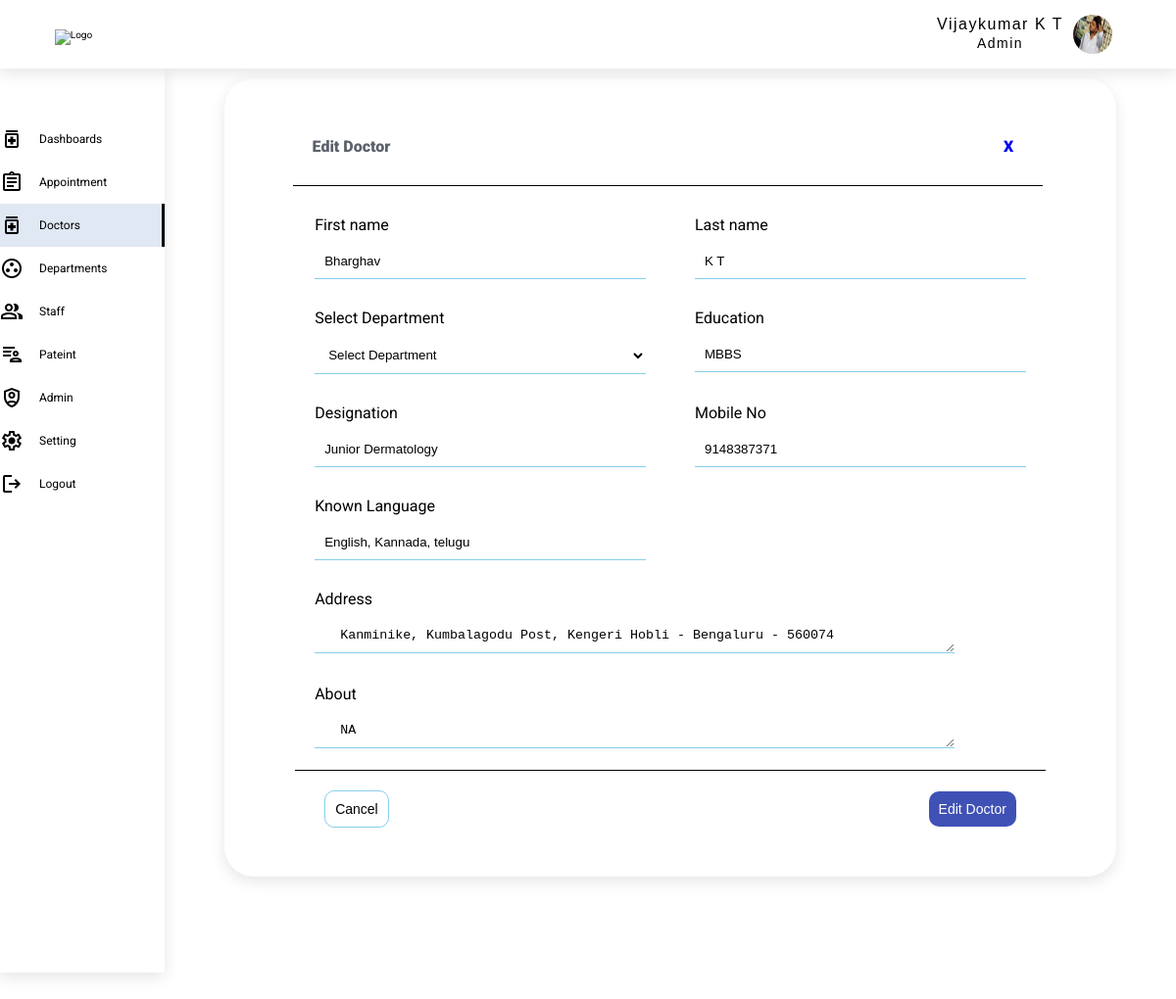
/edit-doctor/2 (signed in), run on the app's committed database.
### authentication/models.py (models this page shows, shortened)
class UserAuthentication(AbstractBaseUser, PermissionsMixin):
    username = models.CharField(max_length=150, unique=True, default='')
    first_name = models.CharField(max_length=150, default='')
    last_name = models.CharField(max_length=150, default='')
    email = models.EmailField(unique=True, default='')
    role = models.CharField(max_length=12, default='')
    gender = models.CharField(max_length=12, default='')
    department = models.ForeignKey(Department, on_delete=models.CASCADE, null=True, related_name='designation_data')
    designation = models.CharField(max_length=100, null=True)
    phone_number = models.CharField(max_length=20, unique=True, default='')
    address = models.CharField(max_length=150, null=True)
    date_of_birth = models.DateField(max_length=15, blank=False, null=True)
    joining_date = models.DateField(max_length=15, blank=False, null=True)
    about = models.TextField(default='', null=True)
    language_known = models.TextField(default='', null=True)
    education = models.TextField(default='', null=True)
    experience = models.CharField(max_length=100,default='', null=True)
    img = models.FileField(upload_to="uploads/", default='')
    account_status = models.CharField(max_length=10, null=True)
    is_superuser = models.BooleanField(default=True)
    is_staff = models.BooleanField(default=True)
    is_active = models.BooleanField(default=True)
    date_joined = models.DateTimeField(default=timezone.now)
    last_login = models.DateTimeField(null=True)
    location = models.CharField(max_length=255, null=True)
    linkedin = models.TextField(max_length=100,default='', null=True)
    license_no = models.CharField(max_length=100,default='', null=True)
    emp_id = models.CharField(max_length=10, default='', null=True)
    objects = ManageAccount()
    USERNAME_FIELD = 'username'
    REQUIRED_FIELDS = ['first_name', 'last_name', 'email', 'role','phone_number', 'account_status']

### doctor_users/decorators.py (the view)
        def wrapper_func(request, *args, **kwargs):
            group = ''
            if request.user.groups.exists():
                group = request.user.groups.all()[0].name
            if group in allowed_roles:
                return view_func(request, *args, **kwargs)
            else:
                return HttpResponse("You don't have access to view or edit this page")

### doctor_users/views.py (called while the page is built, shortened)
@allowed_users(allowed_roles='Admin')
@ensure_csrf_cookie
@cache_control(no_cache=True, must_revalidate=True, no_store=True)
@login_required(login_url='login')
@csrf_protect
def edit_doctor(request, id):
    dept_data = Department.objects.all()
    doctor_data = UserAuthentication.objects.get(pk=id)
    context = {
        'doctor_data': doctor_data,
        'dept_data': dept_data,
        'navbar': 'edit-doctor'
    }
    return render(request, 'doctor/edit_doctor.html', context)

### templates/doctor/edit_doctor.html (shortened to what this page needs)
{% extends 'base.html' %}
{% block content %}
        <div class="form_data">
            <div class="form_primary_heading">
                <h4 class="heading--text">
                    Edit Doctor
                </h4>
                <a href="{% url 'doctor' %}">X</a>
            </div>
            <form action="" method="post" enctype="multipart/form-data">
            <div class="form_input">
                <div class="form-input">
                    <label for="firstname">First name</label>
                    <input type="text" id="firstname" name ="first_name" value="{{doctor_data.first_name}}" autocomplete="off" required>
                </div>
                <div class="form-input">
                    <label for="lastname">Last name</label>
                    <input type="text" id="lastname" name ="last_name" value ="{{doctor_data.last_name}}" autocomplete="off" required >
                </div>
                <div class="form-input">
                    <label for="dept">Select Department</label>
                    <select name="department_id" id="dept">
                           <option>Select Department</option>
                    </select>
                </div>
                <div class="form-input">
                    <label for="education">Education</label>
                    <input type="text" id="education" name ="education"  value ="{{doctor_data.education}}" autocomplete="off" required >
                </div>
                <div class="form-input">
                    <label for="designation">Designation</label>
                    <input type="text" id="designation" name ="designation" value ="{{doctor_data.designation}}" autocomplete="off" required >
                </div>
                <div class="form-input">
                    <label for="phonenumber">Mobile No</label>
                    <input type="text" id="phonenumber" name ="phone_number" value ="{{doctor_data.phone_number}}" autocomplete="off" required >
                </div>
                <div class="form-input">
                    <label for="language_known">Known Language</label>
                    <input type="text" id="education" name ="language_known" value="{{doctor_data.language_known}}" required >
                </div>
                <div class="form-input textarea">
                    <label for="">Address</label>
                    <textarea name="address" id="" cols="10" rows="1" required> {{doctor_data.address}} </textarea>
                </div>
                <div class="form-input textarea">
                    <label for="">About</label>
                    <textarea name="about" id="" cols="10" rows="1" required> {{doctor_data.about}} </textarea>
                </div>
            </div>
            <div class="btn_block btn_department">
                <button type="submit" class="btn btn_cancel"><a href="{% url 'doctor' %}">Cancel</a></button>
                <button type="submit" class="btn btn_submit">Edit Doctor</button>
            </div>
        </form>
 {% endblock %}

### templates/includes/header.html (shortened to what this page needs)
{% load static %}
<header class="header">
    <nav class="navbar">
        <div class="logo_block">
            <img src="" alt="Logo" class="LOGO">
        </div>
        <div class="nav_list">
            <ul class="item">
                <li class="item_list img_list" >
                    <button class="profile_btn profile" id="profile_btn" onclick="myFunction()">
                        <div class="name">
                            {% if user.role == 'Admin' %}
                                <span>{{ user.first_name}} {{user.last_name }} </span>
                                <br>
                                <span class="role">{{ user.role}}</span>
                            {% elif user.role == 'Doctor' %}
                                <span>Dr. {{ user.first_name}} {{user.last_name }} </span><br>
                                <span class="role">{{ user.designation}}</span>
                            {% else %}
                                <span>{{ user.first_name}} {{user.last_name }} </span>
                                <br>
                                <span class="role">{{ user.role}}</span>
                            {% endif %}
                        </div>
                         {% if user.img  %}
                        <img src="{{user.img.url}}" alt="" class="img img3">
                    {% else %}
                        <img src="" alt="" class="img img3">
                    {% endif %}
                    </button>
                </li>
            </ul>
        </div>
    </nav>
</header>

### static/css/style.css (style rules this page uses)
*, *::after, *::before { margin: 0; padding: 0; box-sizing: border-box; }
html { font-size: 62.5%; font-family: "Roboto", sans-serif; }
body { height: 100vh; overflow: hidden; }
.header { padding: 10px 0; width: 100%; background-color: #ffff; z-index: 1000; position: fixed; box-shadow: 0 5px 15px 0 rgb(0 0 0 / 10%); width: 100%; height: 70px; top: 0; margin-bottom: 1rem; }
.navbar { width: 100%; margin: 0 auto; display: flex; justify-content: start; align-items: center; }
.logo_block { width: 10%; margin: 0 auto; text-align: center; }
.logo_block img { width: 100%; }
.nav_list { width: 85%; margin: 0 auto; padding-right: 3rem; display: flex; justify-content: end; align-items: center; }
button { background: none; border: none; }
.item { list-style: none; }
.item .item_list { display: inline-block; vertical-align: top; padding: 1rem; border-radius: 50px; }
.img_list { margin-top: -5px; }
.item_list .img3 { margin-left: 1rem; border-radius: 50%; width: 4rem; height: 4rem; }
.profile { position: relative; cursor: pointer; display:flex; }
.profile * { vertical-align: middle; }
.name { font-size: 1.6rem; font-weight: 400; letter-spacing: 1.5px; }
.role { font-size: 1.4rem; font-weight: 400; letter-spacing: 1.5px; }
.heading--text { font-weight: 500; color: #5B626B; }
.form_primary_heading { width:90%; padding:2rem; display:flex; justify-content:space-between; align-items:center; font-size: 1.6rem; margin-left:4rem; border-bottom: 1px solid ; }
.form_primary_heading h4 { font-weight:900; }
.form_primary_heading a { font-weight:900; text-decoration:none; padding: 1rem; text-align: center; }
.input_dept_info, .textarea { grid-column:1 / span 2; width:90%; }
.form_data { width:90%; margin:0 auto 4rem auto; padding:3rem; box-shadow: 0 5px 15px 0 rgb(0 0 0 / 10%); background-color: white; border-radius: 3rem; }
.form_input { padding: 2rem; width: 90%; margin: 0 auto; display: grid; grid-template-columns: repeat(2, 1fr); gap: 2rem 5rem; }
label { font-size:1.6rem; display:block; margin:1rem 0; }
input, select, textarea { width:100%; padding:1rem; border:none; background-color:white; border-bottom:1px solid skyblue; }
.btn { padding: 1rem; font-size: 1.4rem; font-weight: 500; cursor:pointer; border-radius:10px; }
.btn_department, .btn_schdeule { width: 90%; margin: 0 auto; padding: 2rem 3rem; display: flex; justify-content: space-between; align-items: center; border-top: 1px solid black; }
.btn_cancel { color: black; background-color: white; border: none; margin-right: 2rem; border:1px solid skyblue; text-decoration:none; }
.btn_cancel a { text-decoration:none; color :black; }
.btn_submit { border: none; background-color: #3f51b5; color: white; }
.img { margin-right:1rem; }

### data on the page
UserAuthentication: first_name "Vijaykumar", last_name "K T", role "Admin", img (picture)
UserAuthentication: first_name "Bharghav", last_name "K T", education "MBBS", designation "Junior Dermatology", phone_number "9148387371", language_known "English, Kannada, telugu", address "Kanminike, Kumbalagodu Post, Kengeri Hobli - Bengaluru - 560074", about "NA"
